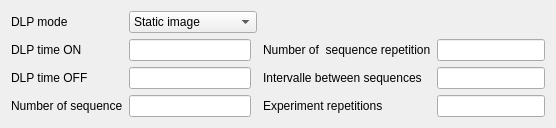
         <widget class="QWidget" name="DLP_configuration">
          <attribute name="title">
           <string>DLP_configuration</string>
          </attribute>
          <layout class="QGridLayout" name="gridLayout_10">
           <item row="2" column="5">
            <widget class="QLineEdit" name="number_sequence_repetition_lineEdit"/>
           </item>
           <item row="0" column="1" colspan="2">
            <widget class="QComboBox" name="dlp_mode_comboBox">
             <item>
              <property name="text">
               <string>Static image</string>
              </property>
             </item>
             <item>
              <property name="text">
               <string>HDMI video</string>
              </property>
             </item>
             <item>
              <property name="text">
               <string>Pattern Sequence</string>
              </property>
             </item>
            </widget>
           </item>
           <item row="3" column="3">
            <widget class="QLabel" name="intervalle_between_sequences_label">
             <property name="text">
              <string>Intervalle between sequences</string>
             </property>
            </widget>
           </item>
           <item row="0" column="0">
            <widget class="QLabel" name="dlp_mode_label">
             <property name="text">
              <string>DLP mode</string>
             </property>
            </widget>
           </item>
           <item row="2" column="3">
            <widget class="QLabel" name="number_of_sequence_repetition_label">
             <property name="text">
              <string>Number of  sequence repetition</string>
             </property>
            </widget>
           </item>
           <item row="4" column="5">
            <widget class="QLineEdit" name="experiment_repetition_lineEdit"/>
           </item>
           <item row="4" column="1">
            <widget class="QLineEdit" name="number_of_sequence_lineEdit"/>
           </item>
           <item row="2" column="1">
            <widget class="QLineEdit" name="dlp_time_on_lineEdit"/>
           </item>
           <item row="3" column="0">
            <widget class="QLabel" name="dlp_time_off_label">
             <property name="text">
              <string>DLP time OFF</string>
             </property>
            </widget>
           </item>
           <item row="2" column="0">
            <widget class="QLabel" name="dlp_time_on_label">
             <property name="text">
              <string>DLP time ON</string>
             </property>
            </widget>
           </item>
           <item row="4" column="0">
            <widget class="QLabel" name="number_of_sequence_label">
             <property name="text">
              <string>Number of sequence</string>
             </property>
            </widget>
           </item>
           <item row="3" column="1">
            <widget class="QLineEdit" name="dlp_time_off_lineEdit"/>
           </item>
           <item row="4" column="3">
            <widget class="QLabel" name="experiment_repetition_label">
             <property name="text">
              <string>Experiment repetitions</string>
             </property>
            </widget>
           </item>
           <item row="3" column="5">
            <widget class="QLineEdit" name="intervalle_between_sequences_lineEdit"/>
           </item>
          </layout>
         </widget>
